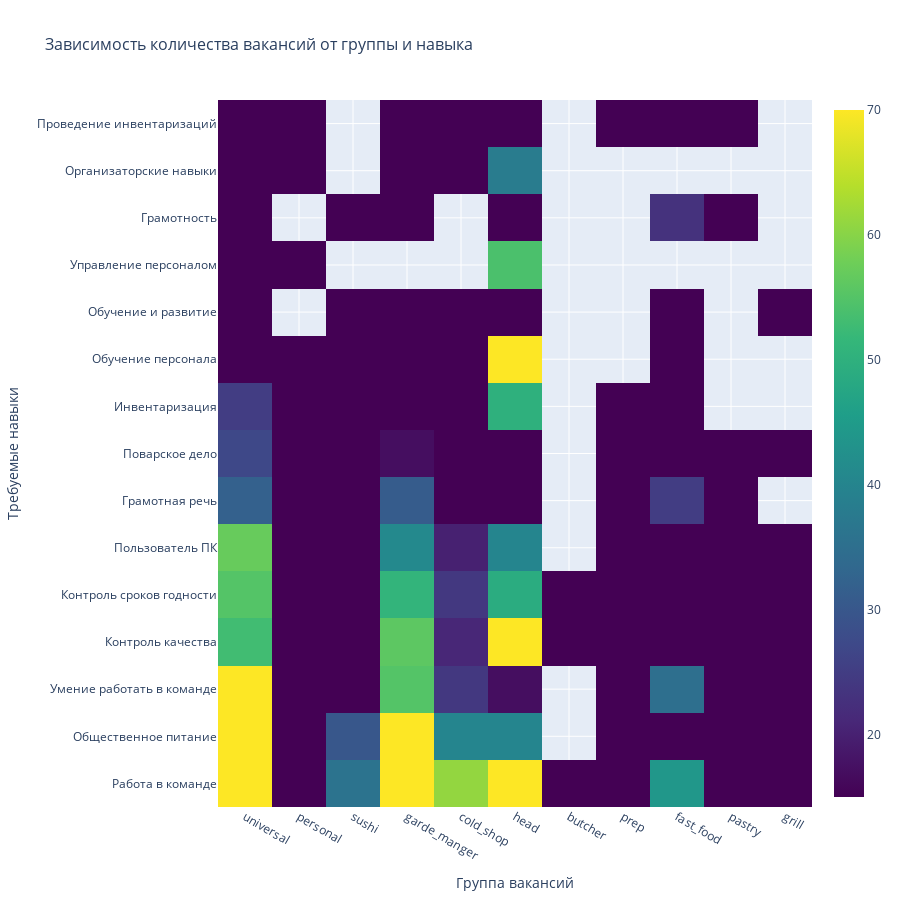

The notebook cell this image was saved under:
### Code cell
show_heatmap(groups_to_skills_cook, zmin=15, zmax=70)

### Figure 1 — Plotly figure (JSON) as saved in the notebook; plotly's stock layout.template omitted (floating-point values rounded to 4 significant figures; data arrays with more than 128 entries replaced by an {"elided": "..."} marker saying what was removed)
{"data": [{"colorscale": [[0, "#440154"], [0.1111, "#482878"], [0.2222, "#3e4989"], [0.3333, "#31688e"], [0.4444, "#26828e"], [0.5556, "#1f9e89"], [0.6667, "#35b779"], [0.7778, "#6ece58"], [0.8889, "#b5de2b"], [1, "#fde725"]], "type": "heatmap", "x": ["universal", "personal", "sushi", "garde_manger", "cold_shop", "head", "butcher", "prep", "fast_food", "pastry", "grill"], "y": ["Работа в команде", "Общественное питание", "Умение работать в команде", "Контроль качества", "Контроль сроков годности", "Пользователь ПК", "Грамотная речь", "Поварское дело", "Инвентаризация", "Обучение персонала", "Обучение и развитие", "Управление персоналом", "Грамотность", "Организаторские навыки", "Проведение инвентаризаций"], "z": {"elided": "15x11 int values"}, "zmax": 70, "zmin": 15}], "layout": {"height": 900, "title": {"font": {"size": 16}, "text": "Зависимость количества вакансий от группы и навыка"}, "width": 900, "xaxis": {"title": {"text": "Группа вакансий"}}, "yaxis": {"title": {"text": "Требуемые навыки"}}}}
